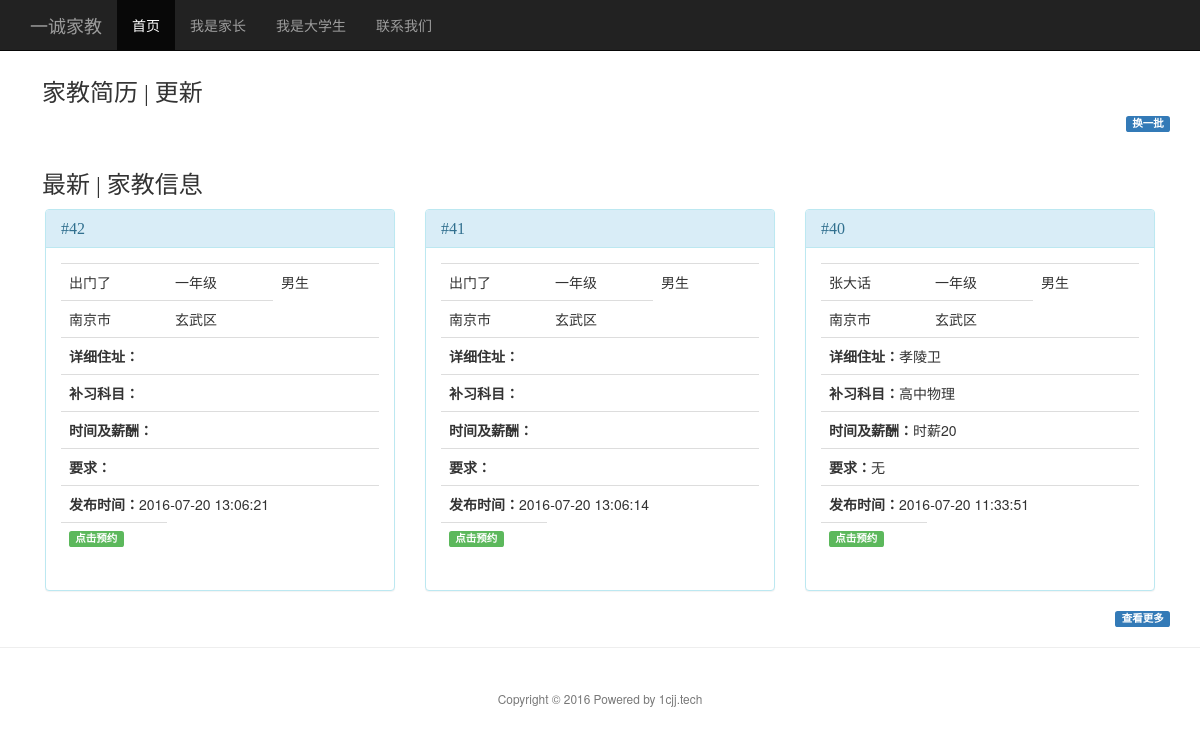
The page / on the database its author committed.
### tables this page shows
CREATE TABLE `orders` (
  `ID` int(11) NOT NULL,
  `name` varchar(20) NOT NULL,
  `grade` varchar(20) NOT NULL,
  `gender` varchar(20) NOT NULL,
  `address` varchar(20) NOT NULL,
  `detailed` text NOT NULL,
  `tel` varchar(20) NOT NULL,
  `subject` varchar(80) NOT NULL,
  `timepay` text NOT NULL,
  `want` text NOT NULL,
  `time` datetime NOT NULL,
  `connect` varchar(200) NOT NULL,
  `succeed` tinyint(1) NOT NULL
);

### index.php (called while the page is built, shortened)
<?php
require(C . "controller.php");
?>

### model/panel-student.php (the view, shortened to what this page needs)
<?php
	$conn=new mysqli("localhost", "root", "","test");
	$conn->query("set names utf8");
    $query = "SELECT * FROM orders order by ID desc limit 3";
	$result=$conn->query($query);
    while ($row = mysqli_fetch_array($result))
    {
		$id=$row["ID"];
		$grade=$row["grade"];
		$gender=$row["gender"];
		$name=$row["name"];
		$address=$row["address"];
		$detailed=$row["detailed"];
		$subjects=$row["subject"];
		$timepay=$row["timepay"];
		$want=$row["want"];
		$time=$row["time"];
		$succeed=$row["succeed"];
		if($succeed==0)
		echo "
					<div class=\"col-sm-4\">
					  <div class=\"panel panel-info\">
						<div class=\"panel-heading\">
						  <h3 class=\"panel-title\">#$id</h3>
						</div>
						<div class=\"panel-body\">
							<table class=\"table\" style=\"table-layout:fixed\">
							  <tr>
								<td>$name</td>
								<td>$grade</td>
								<td>$gender</td>
							  </tr>
							  <tr>
								<td>南京市</td>
								<td>$address</td>
							  </tr>
							  <tr>
							  <td colspan=\"3\"><strong>详细住址：</strong>$detailed</td>
							  </tr>
							  <tr>
								<td colspan=\"3\"><strong>补习科目：</strong>$subjects</td>
							  </tr>
							  <tr>
								<td colspan=\"3\"><strong>时间及薪酬：</strong>$timepay</td>
							  </tr>
							  <tr>
								<td colspan=\"3\"><strong>要求：</strong>$want</td>
							  </tr>
							  <tr>
								<td colspan=\"3\"><strong>发布时间：</strong>$time</td>
							  </tr>
							  <tr>
								<td><a href=\"?page=connect&id=$id\"><span class=\"label label-success\" style=\" float:left\">点击预约</span></a></td>
							  </tr>
						  </table>
						</div>
					  </div>
					 </div>
		";
    }
?>

### controller/controller.php (shortened to what this page needs)
<?php
if (isset($_GET['page']))
    $page = $_GET['page'];
else
    $page = 'home';
switch ($page)
{
    case 'home':
		include(V."home.php");
        break;
}
?>

### view/home.php (shortened to what this page needs)
<!DOCTYPE html>
<html>
	<head>
<?php
	include(V.'header-content.php');
?>
	</head>
	<body>
<?php
include(V.'top-bar.php');
?>
<?php
include(V.'panel-tutor.php');
include(V.'panel-student.php');
?>
<?php
include(V.'footer-content.php');
?>
	</body>
</html>

### view/header-content.php (shortened to what this page needs)
<link rel='stylesheet' href='bootstrap3/css/bootstrap.min.css'>

### view/top-bar.php (shortened to what this page needs)
<nav class="navbar navbar-inverse navbar-fixed-top" role="navigation">
	<div class='container'>
		<div class="navbar-header">
			<a class="navbar-brand" href="?page=about">一诚家教</a>
		</div>
		<div class="collapse navbar-collapse" id="mainmenu">
			<ul class="nav navbar-nav navbar-left">
				<li <?php if($page=="home") echo "class=\"active\"";?>><a href="?page=home">首页</a></li>
				<li <?php if($page=="student") echo "class=\"active\"";?>><a href="?page=student">我是家长</a></li>
				<li <?php if($page=="tutor") echo "class=\"active\"";?>><a href="?page=tutor">我是大学生</a></li>
				<li <?php if($page=="contact") echo "class=\"active\"";?>><a href="?page=contact">联系我们</a></li>
			</ul>
		</div>
	</div>
</nav>

### view/panel-tutor.php (shortened to what this page needs)
<div class="container">
	<div class="section">
		<h3>&nbsp 家教简历 | 更新</h3>
	<a href="?page=student"><span class="label label-primary" style="float:right">换一批</span></a>
	</div>
</div>
	<br>

### view/panel-student.php (shortened to what this page needs)
<div class="container">
	<div class="section">
		<h3>&nbsp 最新 | 家教信息</h3>
<?php
include(M.'panel-student.php');
?>
	<form role="form" action="?page=more" method="post" name="myform1">
		<a href="javascript:document.myform1.submit();"><span class="label label-primary" style=" float:right">查看更多</span></a>
	</form>
	</div>
</div>

### view/footer-content.php (shortened to what this page needs)
<hr>
<footer>
<p class="text-center text-muted"><small><br>Copyright &copy; 2016 Powered by 1cjj.tech</small></p>
</footer>

### view/header-content.php (style rules this page uses)
body { padding-top: 60px; padding-bottom: 40px; }
h1,h2,h3,h4,h5 { font-family: "Microsoft YaHei"; }

### rows shown on the page
orders: ID "42", name "出门了", grade "一年级", gender "男生", address "玄武区", time "2016-07-20 13:06:21"
orders: ID "41", name "出门了", grade "一年级", gender "男生", address "玄武区", time "2016-07-20 13:06:14"
orders: ID "40", name "张大话", grade "一年级", gender "男生", address "玄武区", detailed "孝陵卫", subject "高中物理", timepay "时薪20", want "无", time "2016-07-20 11:33:51"
